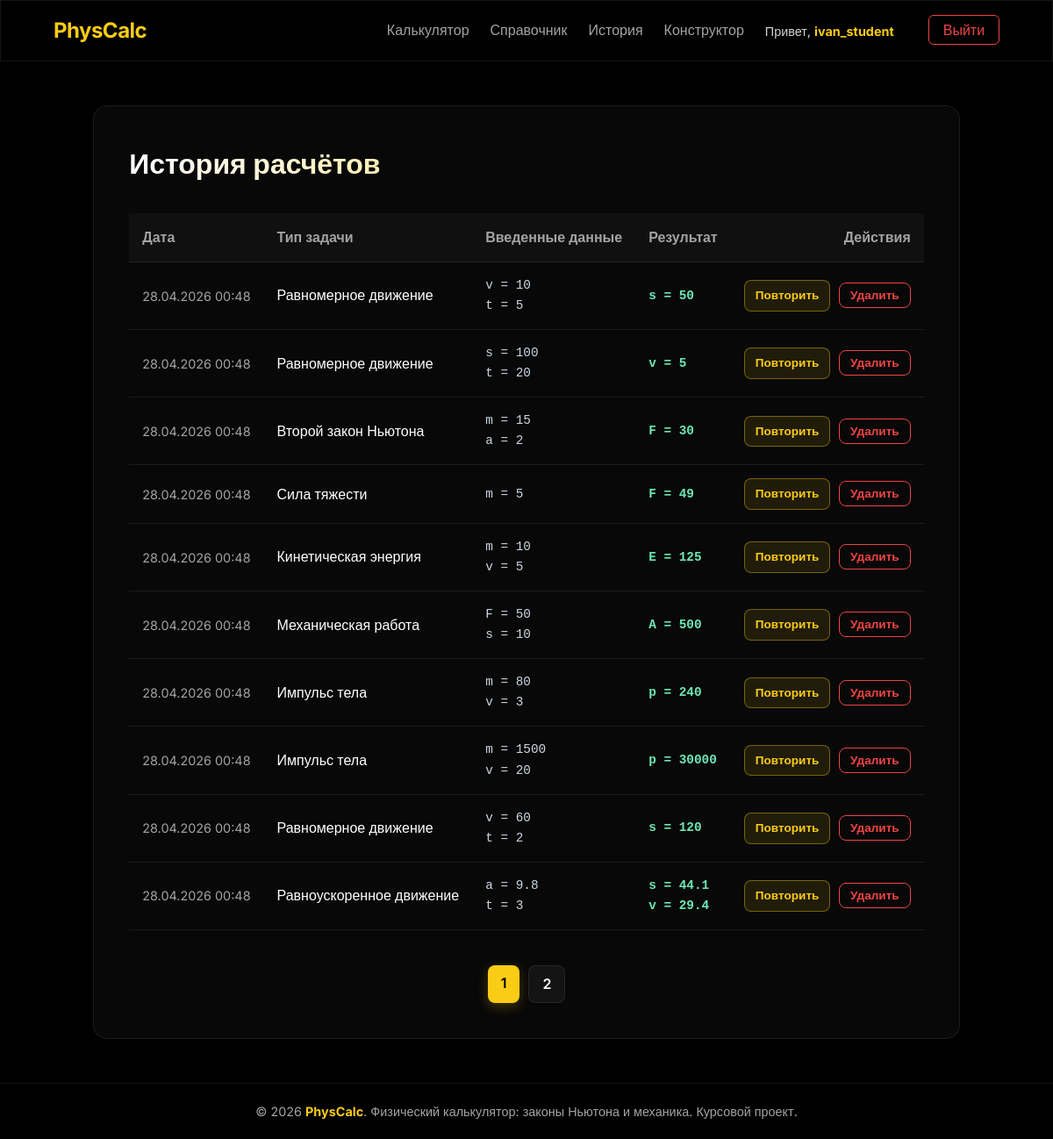
Screenshot of /history.php (signed in) with the database file from the repository.
### tables this page shows
CREATE TABLE IF NOT EXISTS calculations (
    id INT AUTO_INCREMENT PRIMARY KEY,
    user_id INT NOT NULL,
    problem_type_id INT NOT NULL,
    input_data JSON NOT NULL,
    result_data JSON NOT NULL,
    created_at TIMESTAMP DEFAULT CURRENT_TIMESTAMP,
    FOREIGN KEY (user_id) REFERENCES users(id) ON DELETE CASCADE,
    FOREIGN KEY (problem_type_id) REFERENCES problem_types(id) ON DELETE CASCADE
);

CREATE TABLE IF NOT EXISTS problem_types (
    id INT AUTO_INCREMENT PRIMARY KEY,
    category_id INT NOT NULL,
    name VARCHAR(100) NOT NULL,
    description TEXT,
    formula_text TEXT,
    formula_expression TEXT,
    input_fields JSON,
    output_fields JSON,
    schema_type VARCHAR(50) DEFAULT NULL,  
    sort_order INT DEFAULT 0,
    FOREIGN KEY (category_id) REFERENCES problem_categories(id) ON DELETE CASCADE
);

### history.php (the view, shortened to what this page needs)
<?php
require_once __DIR__ . '/includes/db.php';
$page = isset($_GET['page']) ? max(1, (int)$_GET['page']) : 1;
$limit = 10;
$offset = ($page - 1) * $limit;
$countStmt = $pdo->prepare("SELECT COUNT(*) FROM calculations WHERE user_id = ?");
$countStmt->execute([$_SESSION['user_id']]);
$totalRecords = $countStmt->fetchColumn();
$totalPages = ceil($totalRecords / $limit);
$stmt = $pdo->prepare("
    SELECT c.*, pt.name as problem_name
    FROM calculations c
    JOIN problem_types pt ON c.problem_type_id = pt.id
    WHERE c.user_id = ?
    ORDER BY c.created_at DESC
    LIMIT " . (int)$limit . " OFFSET " . (int)$offset
);
$stmt->execute([$_SESSION['user_id']]);
$history = $stmt->fetchAll(PDO::FETCH_ASSOC);
require_once __DIR__ . '/includes/header.php';
?>
<div class="glass-panel" style="padding: 40px; max-width: 1000px; margin: 0 auto;">
    <h2 class="hero-title" style="font-size: 2rem;">История расчётов</h2>
    <div style="overflow-x: auto;">
        <table class="glass-table" style="width: 100%; text-align: left; border-collapse: collapse; margin-bottom: 20px;">
            <thead>
                <tr style="border-bottom: 1px solid rgba(255,255,255,0.1);">
                    <th style="padding: 15px; color: var(--text-secondary);">Дата</th>
                    <th style="padding: 15px; color: var(--text-secondary);">Тип задачи</th>
                    <th style="padding: 15px; color: var(--text-secondary);">Введенные данные</th>
                    <th style="padding: 15px; color: var(--text-secondary);">Результат</th>
                    <th style="padding: 15px; color: var(--text-secondary); text-align: right;">Действия</th>
                </tr>
            </thead>
            <tbody>
                <?php foreach($history as $row): ?>
                    <tr style="border-bottom: 1px solid rgba(255,255,255,0.05);">
                        <td style="padding: 15px; font-size: 0.9rem; color: var(--text-secondary); white-space: nowrap;">
                            <?= date('d.m.Y H:i', strtotime($row['created_at'])) ?>
                        </td>
                        <td style="padding: 15px; font-weight: 500; color: #fff;">
                            <?= htmlspecialchars($row['problem_name']) ?>
                        </td>
                        <td style="padding: 15px; font-size: 0.9rem; font-family: monospace; color: #cbd5e1;">
                            <?php
                            $inputs = json_decode($row['input_data'], true) ?? [];
                            foreach ($inputs as $k => $v) { echo "{$k} = {$v}<br>"; }
                            ?>
                        </td>
                        <td style="padding: 15px; font-size: 0.9rem; font-family: monospace; color: #6ee7b7; font-weight: bold;">
                            <?php
                            $results = json_decode($row['result_data'], true) ?? [];
                            foreach ($results as $k => $v) { echo "{$k} = " . round($v, 4) . "<br>"; }
                            ?>
                        </td>
                        <td style="padding: 15px; text-align: right; white-space: nowrap;">
                            <a href="/calculator.php?reuse_id=<?= $row['problem_type_id'] ?>&reuse_data=<?= urlencode($row['input_data']) ?>" class="btn" style="background: rgba(250, 204, 21, 0.1); border: 1px solid rgba(250, 204, 21, 0.4); color: #facc15; padding: 6px 12px; font-size: 0.85rem; margin-right: 5px;">Повторить</a>
                            <form method="POST" style="display: inline-block;" onsubmit="return confirm('Удалить этот расчет из истории?');">
                                <button type="submit" class="btn" style="background: transparent; border: 1px solid #ef4444; color: #ef4444; padding: 6px 12px; font-size: 0.85rem;">Удалить</button>
                            </form>
                        </td>
                    </tr>
                <?php endforeach; ?>
            </tbody>
        </table>
    </div>
    <?php if ($totalPages > 1): ?>
        <div class="pagination" style="display: flex; justify-content: center; gap: 10px; margin-top: 20px;">
            <?php for ($i = 1; $i <= $totalPages; $i++): ?>
                <a href="/history.php?page=<?= $i ?>" class="btn <?= $i === $page ? 'btn-primary' : '' ?>" style="<?= $i !== $page ? 'background: rgba(255,255,255,0.05); color: #fff; border: 1px solid var(--glass-border);' : '' ?> padding: 8px 15px;">
                    <?= $i ?>
                </a>
            <?php endfor; ?>
        </div>
    <?php endif; ?>
</div>
<?php require_once __DIR__ . '/includes/footer.php'; ?>

### css/style.css (style rules this page uses)
:root { --primary-color: #facc15; --primary-hover: #eab308; --secondary-color: #262626; --bg-color: #000000; --panel-bg: #0a0a0a; --glass-bg: rgba(10, 10, 10, 0.8); --glass-border: rgba(255, 255, 255, 0.08); --glass-shadow: 0 8px 32px 0 rgba(0, 0, 0, 0.9); --text-primary: #ffffff; --text-secondary: #a3a3a3; --accent-glow: rgba(250, 204, 21, 0.25); }
* { margin: 0; padding: 0; box-sizing: border-box; }
body { font-family: 'Inter', sans-serif; background-color: var(--bg-color); color: var(--text-primary); display: flex; flex-direction: column; min-height: 100vh; line-height: 1.6; }
.glass-panel { background: var(--glass-bg); backdrop-filter: blur(12px); -webkit-backdrop-filter: blur(12px); border: 1px solid var(--glass-border); border-radius: 16px; box-shadow: var(--glass-shadow); }
.btn { display: inline-block; padding: 10px 24px; border-radius: 8px; font-weight: 600; text-decoration: none; transition: all 0.3s ease; cursor: pointer; border: none; text-align: center; }
.btn-primary { background-color: var(--primary-color); color: #000000 !important; box-shadow: 0 4px 14px 0 var(--accent-glow); }
.hero-title { font-size: 2.5rem; margin-bottom: 15px; font-weight: 700; background: linear-gradient(to right, #ffffff, var(--primary-color)); -webkit-background-clip: text; background-clip: text; -webkit-text-fill-color: transparent; }
.glass-table { width: 100%; border-collapse: collapse; margin-top: 15px; color: var(--text-primary); }
.glass-table th, .glass-table td { padding: 14px 16px; border-bottom: 1px solid var(--glass-border); text-align: left; }
.glass-table th { font-weight: 600; color: var(--primary-color); background: rgba(255, 255, 255, 0.03); }

### rows the page displays
calculations: created_at "28.04.2026 00:48", problem_type.name "Равномерное движение", k "v", input_data "10", k "t", input_data "5", k "s", result_data "50"
calculations: created_at "28.04.2026 00:48", problem_type.name "Равномерное движение", k "s", input_data "100", k "t", input_data "20", k "v", result_data "5"
calculations: created_at "28.04.2026 00:48", problem_type.name "Второй закон Ньютона", k "m", input_data "15", k "a", input_data "2", k "F", result_data "30"
calculations: created_at "28.04.2026 00:48", problem_type.name "Сила тяжести", k "m", input_data "5", k "F", result_data "49"
calculations: created_at "28.04.2026 00:48", problem_type.name "Кинетическая энергия", k "m", input_data "10", k "v", input_data "5", k "E", result_data "125"
calculations: created_at "28.04.2026 00:48", problem_type.name "Механическая работа", k "F", input_data "50", k "s", input_data "10", k "A", result_data "500"
calculations: created_at "28.04.2026 00:48", problem_type.name "Импульс тела", k "m", input_data "80", k "v", input_data "3", k "p", result_data "240"
calculations: created_at "28.04.2026 00:48", problem_type.name "Импульс тела", k "m", input_data "1500", k "v", input_data "20", k "p", result_data "30000"
calculations: created_at "28.04.2026 00:48", problem_type.name "Равномерное движение", k "v", input_data "60", k "t", input_data "2", k "s", result_data "120"
calculations: created_at "28.04.2026 00:48", problem_type.name "Равноускоренное движение", k "a", input_data "9.8", k "t", input_data "3", k "s", result_data "44.1", k "v", result_data "29.4"

### other values shown
$username "ivan_student"
